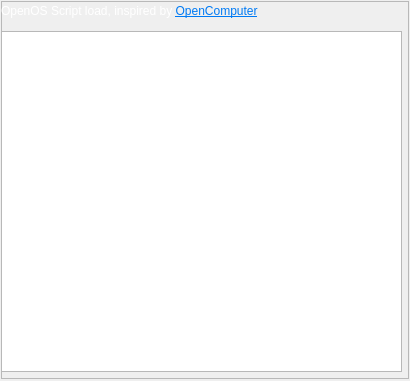
<?xml version="1.0" encoding="UTF-8"?>
<ui version="4.0">
 <class>WidgetComputer</class>
 <widget class="QWidget" name="WidgetComputer">
  <property name="geometry">
   <rect>
    <x>0</x>
    <y>0</y>
    <width>410</width>
    <height>381</height>
   </rect>
  </property>
  <property name="windowTitle">
   <string>Form</string>
  </property>
  <property name="styleSheet">
   <string notr="true">color: rgb(0, 0, 0);</string>
  </property>
  <widget class="QFrame" name="frame">
   <property name="geometry">
    <rect>
     <x>1</x>
     <y>1</y>
     <width>408</width>
     <height>378</height>
    </rect>
   </property>
   <property name="styleSheet">
    <string notr="true">color: rgb(0, 0, 0);</string>
   </property>
   <property name="frameShape">
    <enum>QFrame::StyledPanel</enum>
   </property>
   <property name="frameShadow">
    <enum>QFrame::Raised</enum>
   </property>
   <widget class="QLabel" name="label">
    <property name="geometry">
     <rect>
      <x>0</x>
      <y>0</y>
      <width>301</width>
      <height>21</height>
     </rect>
    </property>
    <property name="styleSheet">
     <string notr="true">color: rgb(255, 255, 255);</string>
    </property>
    <property name="text">
     <string>&lt;html&gt;&lt;head/&gt;&lt;body&gt;&lt;p&gt;&lt;span style=&quot; color:#ffffff;&quot;&gt;OpenOS Script load, inspired by &lt;/span&gt;&lt;a href=&quot;https://www.curseforge.com/minecraft/mc-mods/opencomputers&quot;&gt;&lt;span style=&quot; text-decoration: underline; color:#007af4;&quot;&gt;OpenComputer&lt;/span&gt;&lt;/a&gt;&lt;/p&gt;&lt;/body&gt;&lt;/html&gt;</string>
    </property>
   </widget>
   <widget class="QTextEdit" name="ComputerText">
    <property name="geometry">
     <rect>
      <x>0</x>
      <y>30</y>
      <width>401</width>
      <height>341</height>
     </rect>
    </property>
    <property name="styleSheet">
     <string notr="true">color: rgb(255, 255, 255);</string>
    </property>
    <property name="html">
     <string>&lt;!DOCTYPE HTML PUBLIC &quot;-//W3C//DTD HTML 4.0//EN&quot; &quot;http://www.w3.org/TR/REC-html40/strict.dtd&quot;&gt;
&lt;html&gt;&lt;head&gt;&lt;meta name=&quot;qrichtext&quot; content=&quot;1&quot; /&gt;&lt;meta charset=&quot;utf-8&quot; /&gt;&lt;style type=&quot;text/css&quot;&gt;
p, li { white-space: pre-wrap; }
&lt;/style&gt;&lt;/head&gt;&lt;body style=&quot; font-family:'Segoe UI'; font-size:9pt; font-weight:400; font-style:normal;&quot;&gt;
&lt;p style=&quot;-qt-paragraph-type:empty; margin-top:0px; margin-bottom:0px; margin-left:0px; margin-right:0px; -qt-block-indent:0; text-indent:0px;&quot;&gt;&lt;br /&gt;&lt;/p&gt;&lt;/body&gt;&lt;/html&gt;</string>
    </property>
   </widget>
  </widget>
 </widget>
 <resources/>
 <connections/>
</ui>
